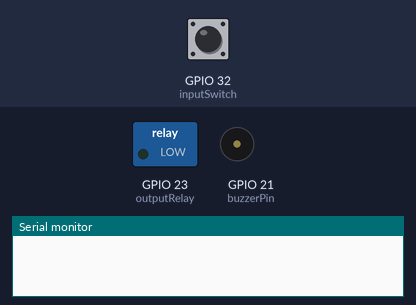
Bench run of a program on a simulated ESP32. On the bench: switched loads named in the program (green lamp = pin HIGH), buzzer (waves = sounding, pin HIGH), the last lines printed to the serial monitor. The test bench sets the inputs (shaded band); at power-on: GPIO 32 (inputSwitch) HIGH.

Above: at 1.2 s.
1.3 s: GPIO 32 (inputSwitch) pulled LOW for 0.15 s
At 2.1 s:
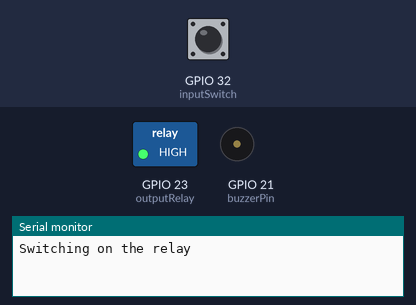
At 12.1 s:
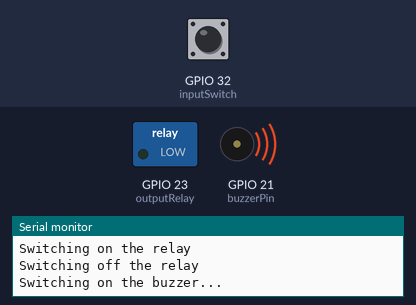
Timing chart, 0 to 12.8 s (numbered marks = the images above; inputs shaded):
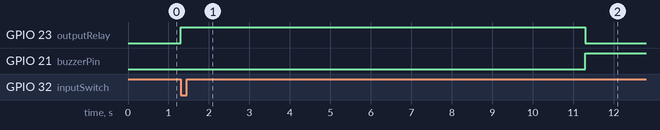

The program:

main.cpp
```cpp
#include <Arduino.h>


const int inputSwitch = 32;
const int outputRelay = 23;
const int buzzerPin = 21;


void setup() {
  // put your setup code here, to run once:
  Serial.begin(115200);
  pinMode(outputRelay, OUTPUT);
  pinMode(buzzerPin, OUTPUT);
  pinMode(inputSwitch, INPUT_PULLUP);
}

unsigned long coffeeRedayTime;
unsigned long buzzerOffTime;

bool isButtonPressed(){
  return digitalRead(inputSwitch) == LOW;
}

bool isRelayOn(){
  return digitalRead(outputRelay) == HIGH;
}


bool ifRelayOff(){
  return !isRelayOn();
}

void switchOnTheRelay() {
  Serial.println("Switching on the relay");
  digitalWrite(outputRelay, HIGH);
  coffeeRedayTime = millis() + 10 * 1000;
}

void switchOffTheRelay(){
  Serial.println("Switching off the relay");
  digitalWrite(outputRelay, LOW);
}

void switchOnTheBuzzer(){
  Serial.println("Switching on the buzzer...");
  digitalWrite(buzzerPin, HIGH);
  buzzerOffTime = millis() + 5 * 1000;

}

bool isBuzzerOn(){
  return digitalRead(buzzerPin) == HIGH;
}

void switchOffTheBuzzer(){
  Serial.println("Switching off the buzzer...");
  digitalWrite(buzzerPin, LOW);
}


void loop() {
  // put your main code here, to run repeatedly:
if(ifRelayOff() && isButtonPressed()){
  switchOnTheRelay();
  }
    if(isRelayOn() && coffeeRedayTime < millis()){
      switchOffTheRelay();
      switchOnTheBuzzer();
  }
    if(isBuzzerOn() && buzzerOffTime < millis() ){
      switchOffTheBuzzer();
  }
}
```

Measured:
- after the input at 1.3 s, GPIO 23 (outputRelay): LOW → HIGH at once, → LOW 10.0 s later; GPIO 21 (buzzerPin): LOW → HIGH after 10.0 s
